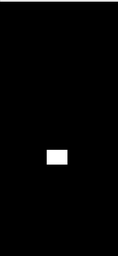
#> input picture 1-f.png, 118 x 256 px, shrunk from 1536 x 3344 before the run
$ python -i thinning.py   (imports and definitions only)
#> lines starting #> are read from the running program, lines starting #| are printed output that depends on the picture; after the words box and inside, x2 and y2 are one past the last pixel; in counts of white or black regions, pixels touching at a corner belong together
#> further down, picture is the input picture: shape (256, 118, 3); min 0, max 255, mean 4.2
# encoding: utf-8
# thinning.py
# Hilditch Thinning Algorithms
# 2012-3-6
# Eiichiro Momma
#__author__ = 'momma'

import cv2 as cv
import numpy as np

def Init(kpw, kpb):
	kpw.append(np.array([[0.,0.,0.],[0.,1.,1.],[0.,1.,0.]]))
	kpw.append(np.array([[0.,0.,0.],[0.,1.,0.],[1.,1.,0.]]))
	kpw.append(np.array([[0.,0.,0.],[1.,1.,0.],[0.,1.,0.]]))
	kpw.append(np.array([[1.,0.,0.],[1.,1.,0.],[0.,0.,0.]]))
	kpw.append(np.array([[0.,1.,0.],[1.,1.,0.],[0.,0.,0.]]))
	kpw.append(np.array([[0.,1.,1.],[0.,1.,0.],[0.,0.,0.]]))
	kpw.append(np.array([[0.,1.,0.],[0.,1.,1.],[0.,0.,0.]]))
	kpw.append(np.array([[0.,0.,0.],[0.,1.,1.],[0.,0.,1.]]))
	kpb.append(np.array([[1.,1.,0.],[1.,0.,0.],[0.,0.,0.]]))
	kpb.append(np.array([[1.,1.,1.],[0.,0.,0.],[0.,0.,0.]]))
	kpb.append(np.array([[0.,1.,1.],[0.,0.,1.],[0.,0.,0.]]))
	kpb.append(np.array([[0.,0.,1.],[0.,0.,1.],[0.,0.,1.]]))
	kpb.append(np.array([[0.,0.,0.],[0.,0.,1.],[0.,1.,1.]]))
	kpb.append(np.array([[0.,0.,0.],[0.,0.,0.],[1.,1.,1.]]))
	kpb.append(np.array([[0.,0.,0.],[1.,0.,0.],[1.,1.,0.]]))
	kpb.append(np.array([[1.,0.,0.],[1.,0.,0.],[1.,0.,0.]]))

def rev_thinning_Hi(img):
	kpw = []
	kpb = []

	Init(kpw, kpb)
	src_w = np.array(img, dtype=np.float32)/255.
	thresh, src_b = cv.threshold(src_w, 0.5, 1.0, cv.THRESH_BINARY)
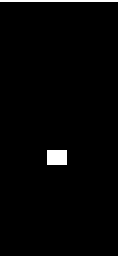
#> src_b: shape (256, 118, 3) float32; values 0 (black) and 1 (white), 1.8% white; 2 white regions, box (x1, y1, x2, y2) and area: (47, 150, 67, 165) 300, (0, 0, 118, 2) 236

	thresh, src_f = cv.threshold(src_w, 0.5, 1.0, cv.THRESH_BINARY_INV)
	thresh, src_w = cv.threshold(src_w, 0.5, 1.0, cv.THRESH_BINARY_INV)

	th = 1.
	while th > 0:
		th = 0.
		for i in range(8):
			src_w = cv.filter2D(src_w, cv.CV_32F, kpw[i])
			src_b = cv.filter2D(src_b, cv.CV_32F, kpb[i])
			thresh, src_w = cv.threshold(src_w, 2.99, 1, cv.THRESH_BINARY)
			thresh, src_b = cv.threshold(src_b, 2.99, 1, cv.THRESH_BINARY)
			src_w = np.array(np.logical_and(src_w,src_b), dtype=np.float32)
			th += np.sum(src_w)
			src_f = np.array(np.logical_xor(src_f, src_w), dtype=np.float32)
			src_w = src_f.copy()
			thresh, src_b = cv.threshold(src_f, 0.5, 1.0, cv.THRESH_BINARY_INV)
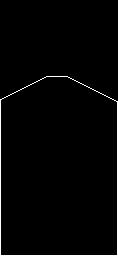
#> src_f: shape (256, 118, 3) float32; values 0 (black) and 1 (white), 1.8% white in thin lines or dots, all inside (x1, y1, x2, y2) = (0, 76, 118, 256)
			#cv.imshow('result', src_w)
			#cv.waitKey(10)

	thresh, ret_img = cv.threshold(src_f, 0.5, 255.0, cv.THRESH_BINARY_INV)
	return ret_img.astype(np.uint8)

def thinning_Hi(img):
	kpw = []
	kpb = []

	Init(kpw, kpb)
	src_w = np.array(img, dtype=np.float32)/255.
	thresh, src_b = cv.threshold(src_w, 0.5, 1.0, cv.THRESH_BINARY_INV)
	thresh, src_f = cv.threshold(src_w, 0.5, 1.0, cv.THRESH_BINARY)
	thresh, src_w = cv.threshold(src_w, 0.5, 1.0, cv.THRESH_BINARY)
	th = 1.
	while th > 0:
		th = 0.
		for i in range(8):
			src_w = cv.filter2D(src_w, cv.CV_32F, kpw[i])
			src_b = cv.filter2D(src_b, cv.CV_32F, kpb[i])
			thresh, src_w = cv.threshold(src_w, 2.99, 1, cv.THRESH_BINARY)
			thresh, src_b = cv.threshold(src_b, 2.99, 1, cv.THRESH_BINARY)
			src_w = np.array(np.logical_and(src_w,src_b), dtype=np.float32)
			th += np.sum(src_w)
			src_f = np.array(np.logical_xor(src_f, src_w), dtype=np.float32)
			src_w = src_f.copy()
			thresh, src_b = cv.threshold(src_f, 0.5, 1.0, cv.THRESH_BINARY_INV)

	thresh, ret_img = cv.threshold(src_f, 0.5, 255.0, cv.THRESH_BINARY)
	return ret_img.astype(np.uint8)

>>> import cv2
>>> picture = cv2.imread('1-f.png')
>>> result = rev_thinning_Hi(picture)

$ run again, on 16-f.png
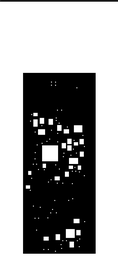
#> input picture 16-f.png, 118 x 256 px, shrunk from 1536 x 3344 before the run
#> picture is the input picture: shape (256, 118, 3); min 0, max 255, mean 151.7
#> in rev_thinning_Hi, `thresh, src_b = cv.threshold(src_w, 0.5, 1.0, cv.THRESH_BINARY)`:
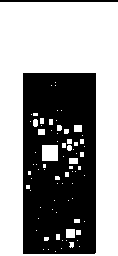
#> src_b: shape (256, 118, 3) float32; values 0 (black) and 1 (white), 58.9% white; 2 black regions, box (x1, y1, x2, y2) and area: (23, 73, 96, 254) 12179, (0, 0, 118, 2) 236
#> after the loop in rev_thinning_Hi, `while th > 0:`:
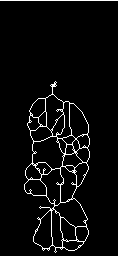
#> src_f: shape (256, 118, 3) float32; values 0 (black) and 1 (white), 4.4% white in thin lines or dots
#> ret_img: shape (256, 118, 3) float32; 95.6% white; black in thin lines or dots
